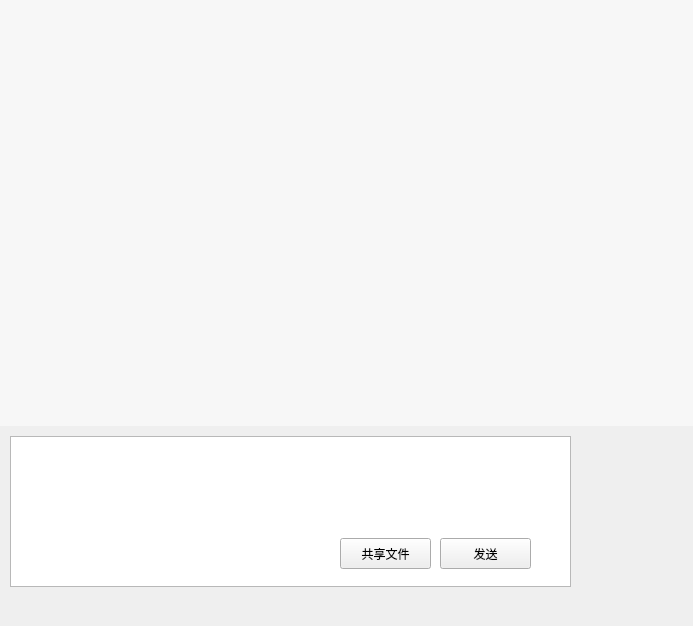
<?xml version="1.0" encoding="UTF-8"?>
<ui version="4.0">
 <class>MainWindow</class>
 <widget class="QMainWindow" name="MainWindow">
  <property name="geometry">
   <rect>
    <x>0</x>
    <y>0</y>
    <width>693</width>
    <height>626</height>
   </rect>
  </property>
  <property name="windowTitle">
   <string>MainWindow</string>
  </property>
  <widget class="QWidget" name="centralWidget">
   <layout class="QGridLayout" name="gridLayout">
    <property name="leftMargin">
     <number>0</number>
    </property>
    <property name="topMargin">
     <number>0</number>
    </property>
    <property name="rightMargin">
     <number>0</number>
    </property>
    <property name="bottomMargin">
     <number>0</number>
    </property>
    <property name="spacing">
     <number>0</number>
    </property>
    <item row="0" column="0" colspan="2">
     <widget class="QListWidget" name="listWidget">
      <property name="sizePolicy">
       <sizepolicy hsizetype="Expanding" vsizetype="Preferred">
        <horstretch>0</horstretch>
        <verstretch>0</verstretch>
       </sizepolicy>
      </property>
      <property name="styleSheet">
       <string notr="true">QListWidget{background-color: rgb(247, 247, 247); color:rgb(51,51,51); border: 1px solid  rgb(247, 247, 247);outline:0px;}
QListWidget::Item{background-color: rgb(247, 247, 247);}
QListWidget::Item:hover{background-color: rgb(247, 247, 247); }
QListWidget::item:selected{
	background-color: rgb(247, 247, 247);
	color:black; 
    border: 1px solid  rgb(247, 247, 247);
}
QListWidget::item:selected:!active{border: 1px solid  rgb(247, 247, 247); background-color: rgb(247, 247, 247); color:rgb(51,51,51); } </string>
      </property>
      <property name="verticalScrollBarPolicy">
       <enum>Qt::ScrollBarAsNeeded</enum>
      </property>
      <property name="horizontalScrollBarPolicy">
       <enum>Qt::ScrollBarAlwaysOff</enum>
      </property>
     </widget>
    </item>
    <item row="1" column="0" colspan="2">
     <widget class="QWidget" name="widget" native="true">
      <property name="minimumSize">
       <size>
        <width>0</width>
        <height>200</height>
       </size>
      </property>
      <property name="maximumSize">
       <size>
        <width>16777215</width>
        <height>200</height>
       </size>
      </property>
      <widget class="QTextEdit" name="textEdit">
       <property name="geometry">
        <rect>
         <x>10</x>
         <y>10</y>
         <width>561</width>
         <height>151</height>
        </rect>
       </property>
       <property name="sizePolicy">
        <sizepolicy hsizetype="Expanding" vsizetype="Preferred">
         <horstretch>0</horstretch>
         <verstretch>0</verstretch>
        </sizepolicy>
       </property>
       <property name="font">
        <font>
         <family>Microsoft YaHei UI</family>
         <pointsize>14</pointsize>
        </font>
       </property>
      </widget>
      <widget class="QPushButton" name="pushButton">
       <property name="geometry">
        <rect>
         <x>440</x>
         <y>112</y>
         <width>91</width>
         <height>31</height>
        </rect>
       </property>
       <property name="text">
        <string>发送</string>
       </property>
      </widget>
      <widget class="QPushButton" name="pushButton_2">
       <property name="geometry">
        <rect>
         <x>340</x>
         <y>112</y>
         <width>91</width>
         <height>31</height>
        </rect>
       </property>
       <property name="text">
        <string>共享文件</string>
       </property>
      </widget>
     </widget>
    </item>
   </layout>
  </widget>
 </widget>
 <layoutdefault spacing="6" margin="11"/>
 <resources/>
 <connections/>
</ui>
